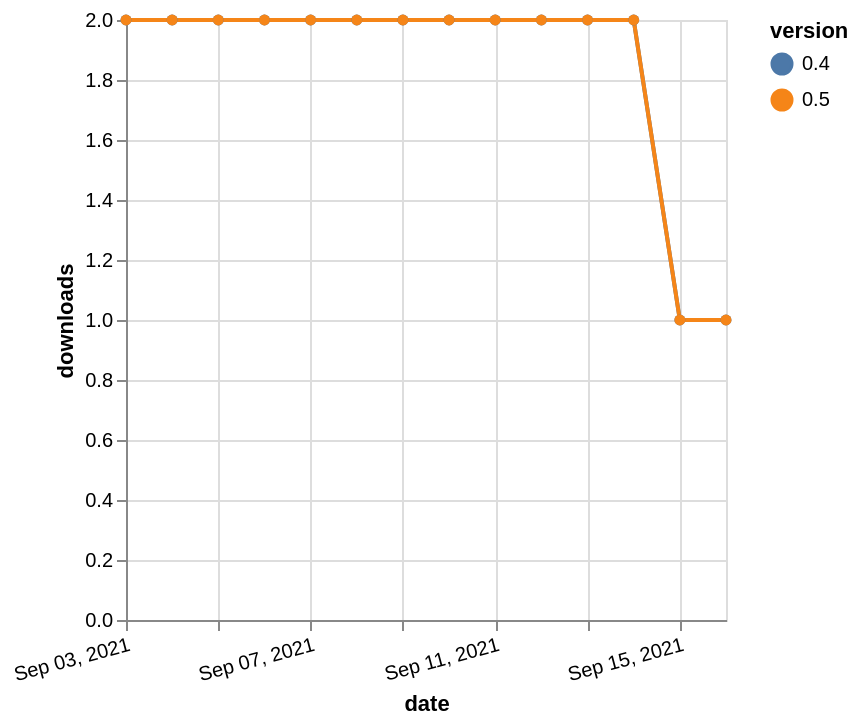

Write the Vega-Lite specification saved for this chart.
### Vega-Lite specification from a JSON file in a GitHub repository (floating-point values rounded to 4 significant figures)
{"$schema": "https://vega.github.io/schema/vega-lite/v5.json", "description": "A simple bar chart with embedded data.", "data": {"values": [{"date": "2021-09-03", "total": 2500, "delta": 2, "version": "0.4"}, {"date": "2021-09-04", "total": 2502, "delta": 2, "version": "0.4"}, {"date": "2021-09-05", "total": 2504, "delta": 2, "version": "0.4"}, {"date": "2021-09-06", "total": 2506, "delta": 2, "version": "0.4"}, {"date": "2021-09-07", "total": 2508, "delta": 2, "version": "0.4"}, {"date": "2021-09-08", "total": 2510, "delta": 2, "version": "0.4"}, {"date": "2021-09-09", "total": 2512, "delta": 2, "version": "0.4"}, {"date": "2021-09-10", "total": 2514, "delta": 2, "version": "0.4"}, {"date": "2021-09-11", "total": 2516, "delta": 2, "version": "0.4"}, {"date": "2021-09-12", "total": 2518, "delta": 2, "version": "0.4"}, {"date": "2021-09-13", "total": 2520, "delta": 2, "version": "0.4"}, {"date": "2021-09-14", "total": 2522, "delta": 2, "version": "0.4"}, {"date": "2021-09-15", "total": 2523, "delta": 1, "version": "0.4"}, {"date": "2021-09-16", "total": 2524, "delta": 1, "version": "0.4"}, {"date": "2021-09-03", "total": 2211, "delta": 2, "version": "0.5"}, {"date": "2021-09-04", "total": 2213, "delta": 2, "version": "0.5"}, {"date": "2021-09-05", "total": 2215, "delta": 2, "version": "0.5"}, {"date": "2021-09-06", "total": 2217, "delta": 2, "version": "0.5"}, {"date": "2021-09-07", "total": 2219, "delta": 2, "version": "0.5"}, {"date": "2021-09-08", "total": 2221, "delta": 2, "version": "0.5"}, {"date": "2021-09-09", "total": 2223, "delta": 2, "version": "0.5"}, {"date": "2021-09-10", "total": 2225, "delta": 2, "version": "0.5"}, {"date": "2021-09-11", "total": 2227, "delta": 2, "version": "0.5"}, {"date": "2021-09-12", "total": 2229, "delta": 2, "version": "0.5"}, {"date": "2021-09-13", "total": 2231, "delta": 2, "version": "0.5"}, {"date": "2021-09-14", "total": 2233, "delta": 2, "version": "0.5"}, {"date": "2021-09-15", "total": 2234, "delta": 1, "version": "0.5"}, {"date": "2021-09-16", "total": 2235, "delta": 1, "version": "0.5"}]}, "width": "container", "mark": {"type": "line", "point": {"filled": true}}, "encoding": {"x": {"field": "date", "type": "temporal", "timeUnit": "yearmonthdate", "title": "date", "axis": {"labelAngle": -15}}, "y": {"field": "delta", "type": "quantitative", "title": "downloads"}, "color": {"field": "version", "type": "nominal"}, "tooltip": {"field": "delta"}}}
